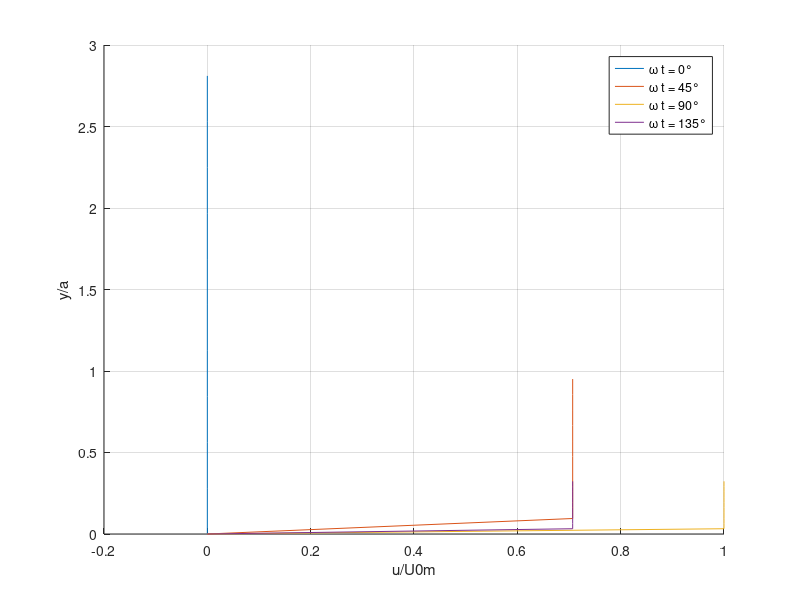

Write the MATLAB code that produced this figure.
clc; clear; close all;

%% Load case info
load('CaseInfo.mat')
T = CaseInfo(1).T;
nu = 1.14e-6;
wt = [0 45 90 135]; 

%% Load RANS model
load('out_MatRANS.mat') % Make sure its correct

%% Laminar theory solution 

t = 0:0.1:1; % idk about this check
y = 0:0.1:1;


figure;
hold on;
for i = 1:4
    % input velocity
    U_0 = CaseInfo(i).U0m *sin(2*pi/T*t); % eqn 10.20

    % Boundary condtions:
    % at y= inf u = U_0
    % at y = 0 u = 0;

    omega = 2*pi/T;
    a = CaseInfo(i).U0m/omega; % eqn 5.16
    delta = a * 3*pi/4*(2/CaseInfo(i).Re)^(0.5); % eqn 5.15
    delta_1 = 4/(3*pi)*delta; %  eqn 5.14

    u_theory = zeros(size(y)); 
    for j = 1:length(y)
        u_theory(j) = CaseInfo(i).U0m * sin(deg2rad(wt(i))) - CaseInfo(i).U0m * exp(-y(j) / delta_1) * sin(deg2rad(wt(i)) - y(j) / delta_1); % eqn 5.12
    end
    
    plot( u_theory/CaseInfo(i).U0m,y/a, 'DisplayName', ['\omega t = ' num2str(wt(i)) '°']);
end

ylabel('y/a');
xlabel('u/U0m');
%title('Velocity Profile for Laminar Flow at Different Phases');
legend show;
grid on;
hold off;